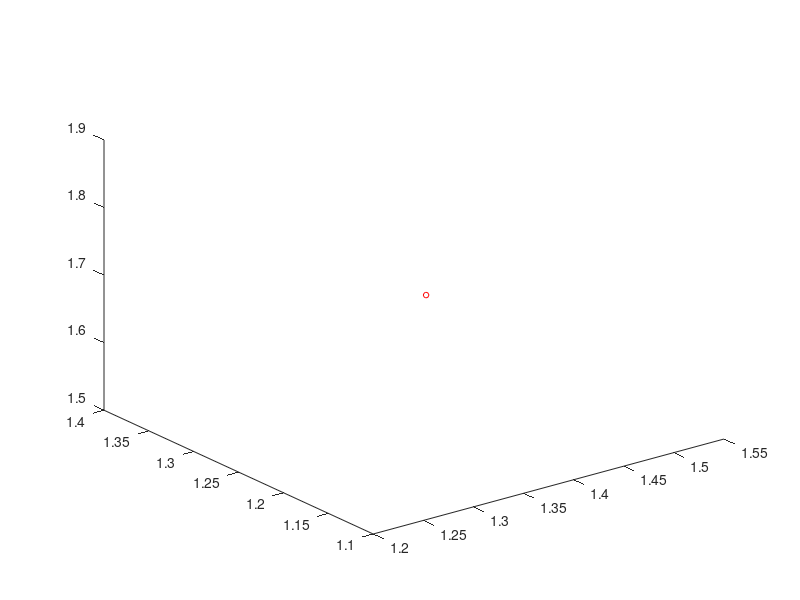

Recreate this plot in MATLAB.
function [SetupStruc] = ISM_setup()
%ISM_setup  Environmental parameters for image-source method simulation
%
% [SetupStruc] = ISM_setup()
%
% This function can be used as a template for the definition of the
% different parameters for an image-source method simulation, typically
% providing inputs to the functions 'ISM_RIR_bank.m' as well as
% 'fast_ISM_RIR_bank.m' (Lehmann & Johansson's ISM implementations). This
% function returns the structure 'SetupStruc' with the following fields:
%
%          Fs: sampling frequency in Hz.
%        room: 1-by-3 vector of enclosure dimensions (in m),
%              [x_length y_length z_length].
%     mic_pos: N-by-3 matrix, [x1 y1 z1; x2 y2 z2; ...] positions of N
%              microphones in the environment (in m).
%    src_traj: M-by-3 matrix, [x1 y1 z1; x2 y2 z2; ...] positions of M
%              source trajectory points in the environment (in m).
%  T20 or T60: scalar value (in s), desired reverberation time.
%           c: (optional) sound velocity (in m/s).
% abs_weights: (optional) 1-by-6 vector of absorption coefficients weights,
%              [w_x1 w_x2 w_y1 w_y2 w_z1 w_z2].
%
% The structure field 'c' is optional in the sense that the various
% functions developed in relation to Lehmann & Johansson's ISM
% implementation assume a sound velocity of 343 m/s by default. If defined
% in the function below, the field 'SetupStruc.c' will take precedence and
% override the default value with another setting.
%
% The field 'abs_weight' corresponds to the relative weights of each of the
% six absorption coefficients resulting from the desired reverberation time
% T60. For instance, defining 'abs_weights' as [0.8 0.8 1 1 0.6 0.6] will
% result in the absorption coefficients (alpha) for the walls in the
% x-dimension being 20% smaller compared to the y-dimension walls, whereas
% the floor and ceiling will end up with absorption coefficients 40%
% smaller (e.g., to simulate the effects of a concrete floor and ceiling).
% Note that setting some of the 'abs_weight' parameters to 1 does NOT mean
% that the corresponding walls will end up with a total absorption! If the
% field 'abs_weight' is omitted, the various functions developed in
% relation to Lehmann & Johansson's ISM implementation will set the
% 'abs_weight' parameter to [1 1 1 1 1 1], which will lead to uniform
% absorption coefficients for all room boundaries.
%
% The structure 'SetupStruc' may contain one of the two fields 'T60' or
% 'T20'. T60 corresponds to the time required by the impulse response to
% decay by 60dB, whereas T20 is defined as the time required for the
% impulse response to decay from -5 to -25dB. Simply define either one of
% these fields in the file below. Set this value to 0 for anechoic
% environments (direct path only).

SetupStruc.Fs = 8000;                 % sampling frequency in Hz

% SetupStruc.c = 343;                   % (optional) propagation speed of acoustic waves in m/s

SetupStruc.room = [4  5  3];        % room dimensions in m

% SetupStruc.mic_pos = [1.6  1  1.3;    % [x y z] positions of a microphone array in m
%                       1.4  1  1.3;
%                       1.2  1  1.3];

SetupStruc.mic_pos = [1.5 1 1.7;
    1.5 1.04 1.7
    ];

% SetupStruc.src_traj = [linspace(1,2,101).'  ones(101,1)*3  ones(101,1)*1.7];   % [x y z] positions of source trajectory in m.
SetupStruc.src_traj = [1.5-0.25*cos(pi/3) 1.02+0.25*sin(pi/3) 1.7];

%% defines a straight line in front of the mic array, with 101 source points along the trajectory (1cm distance increment).

SetupStruc.T60 = 0.2;                 % reverberation time T60, or define a T20 field instead!
% SetupStruc.T20 = 0.15;                % reverberation time T20, or define a T60 field instead!

SetupStruc.abs_weights = [0.6  0.9  0.5  0.6  1.0  0.8];    % (optional) weights for the resulting alpha coefficients.
%% simulates a carpeted floor, and sound-absorbing material on the ceiling and the second x-dimension wall.


%% Uncomment the following for a 3D plot of the above setup:
plot3(SetupStruc.src_traj(:,1),SetupStruc.src_traj(:,2),SetupStruc.src_traj(:,3),'ro-','markersize',4); hold on;
%plot3(SetupStruc.mic_pos(:,1),SetupStruc.mic_pos(:,2),SetupStruc.mic_pos(:,3),'ko','markerfacecolor',ones(1,3)*.6);
% axis equal; axis([0 SetupStruc.room(1) 0 SetupStruc.room(2) 0 SetupStruc.room(3)]);
% box on; xlabel('x-axis (m)'); ylabel('y-axis (m)'); zlabel('z-axis (m)');
